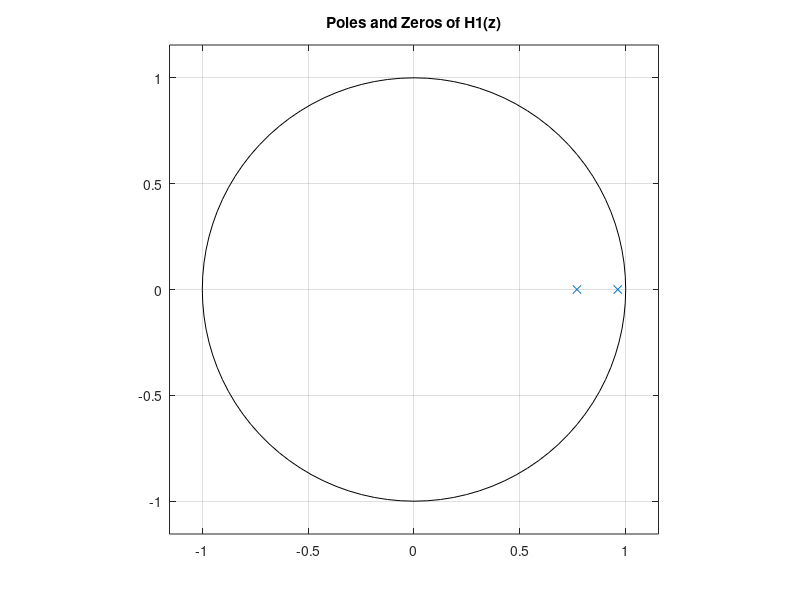

The MATLAB script that drew this image:
% Define the analogue filter transfer function H0(s)
num = [2]; % Numerator coefficients
den = [1 3 1]; % Denominator coefficients (s^2 + 3s + 2)

% Calculate the poles and zeros of the analogue filter
[z, p, k] = tf2zp(num, den); % Zeros, poles, and gain
disp('Zeros of H0(s):');
disp(z);
disp('Poles of H0(s):');
disp(p);

% Convert to IIR digital filter using impulse invariance
fs = 10; % Sampling frequency
[bd, ad] = impinvar(num, den, fs); % Digital filter coefficients

% Calculate the poles and zeros of the digital filter
[zd, pd, kd] = tf2zp(bd, ad); % Zeros, poles, and gain of digital filter
disp('Zeros of H1(z):');
disp(zd);
disp('Poles of H1(z):');
disp(pd);

% Plot the poles and zeros in the z-plane
figure;
zplane(zd, pd);
title('Poles and Zeros of H1(z)');
grid on;

% Bilinear transformation

